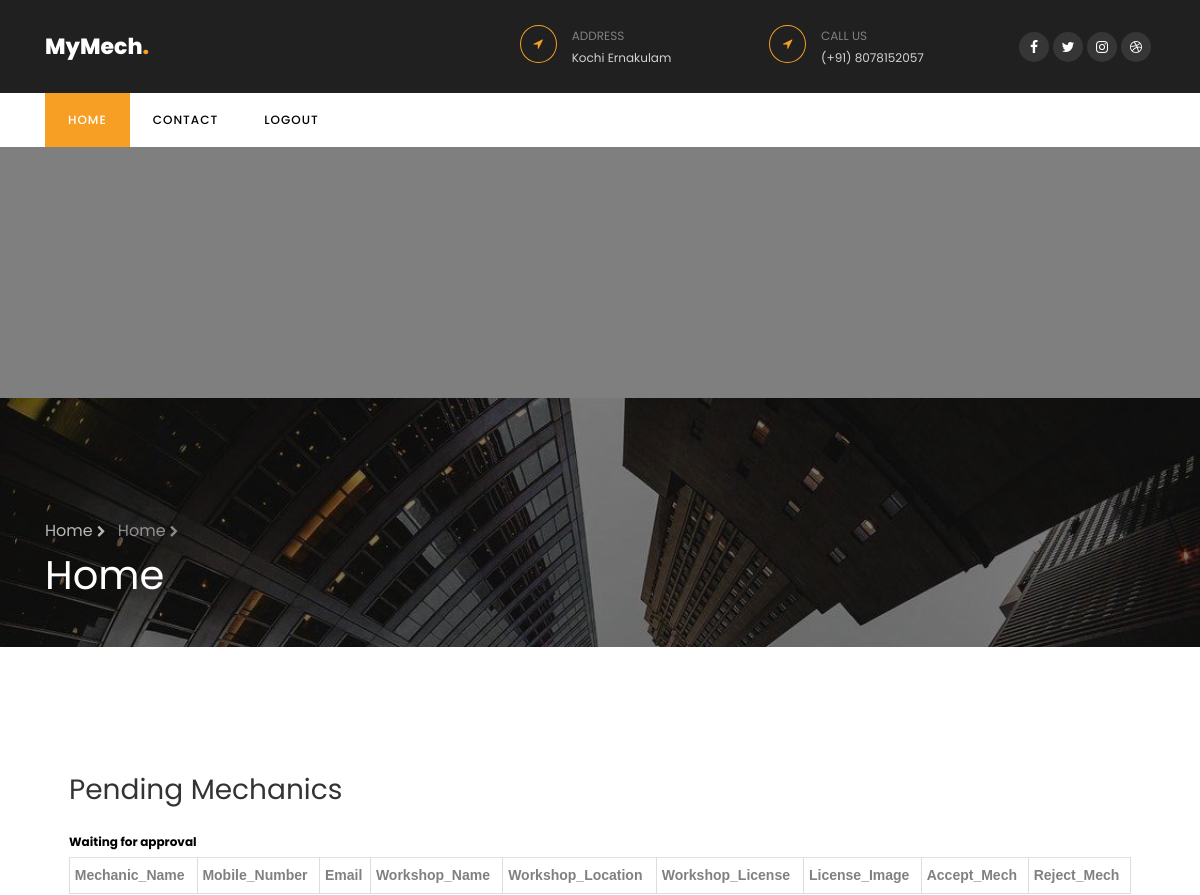
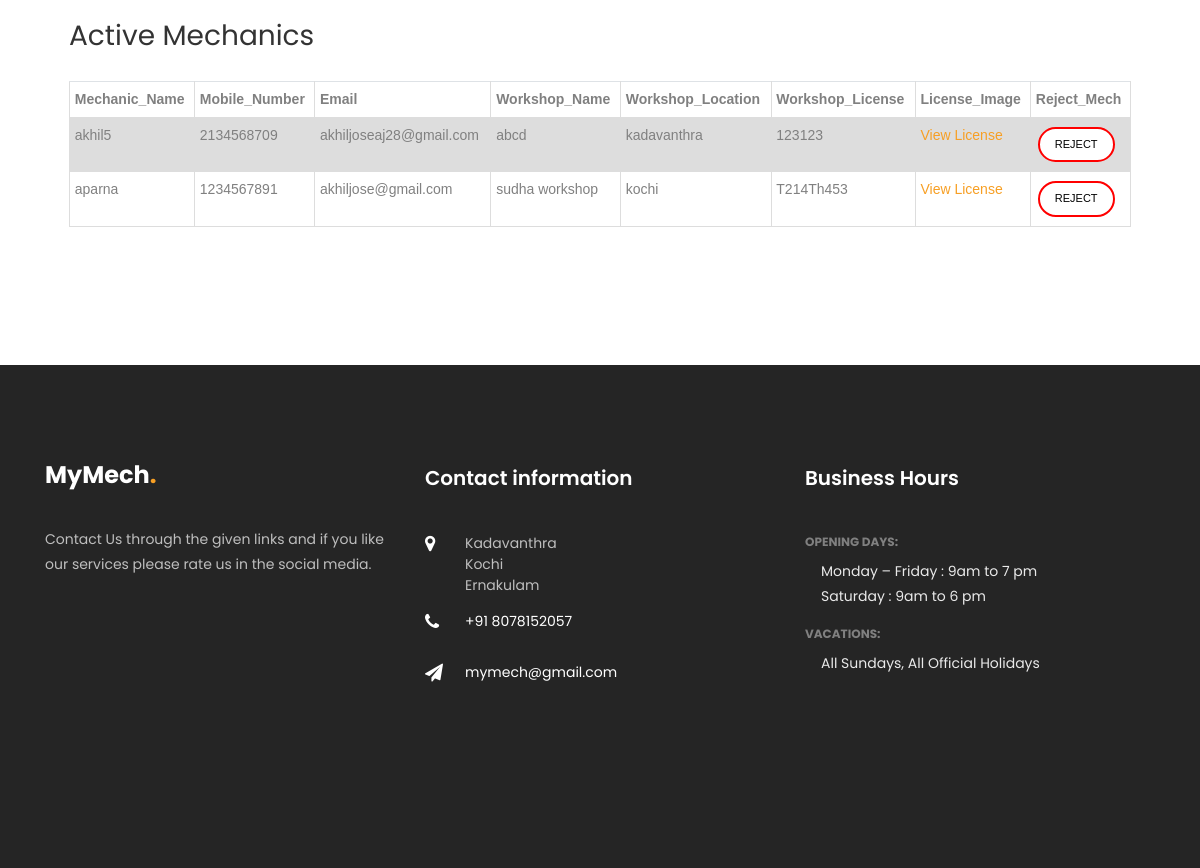
The page /admin_prof (signed in) on the database its author committed (2 pictures, top to bottom).
### app1/models.py (models this page shows, shortened)
class mechanic(models.Model):
    name=models.CharField(max_length=25)
    number=models.IntegerField()
    email=models.CharField(max_length=50)
    username=models.CharField(max_length=20)
    password=models.CharField(max_length=20)
    workshop_name=models.CharField(max_length=20)
    workshop_location = models.CharField(max_length=20)
    workshop_license=models.CharField(max_length=20)
    license_img = models.FileField()
    status_choice=[
        ('approve','approve'),
        ('reject','reject'),
    ]
    status=models.CharField(max_length=10,choices=status_choice, default='pending')

### app1/views.py (the view)
# urls.py: path('admin_prof',views.admin_profile),
def admin_profile(request):
    if 'id' in request.session:
        d = mechanic.objects.filter(status='pending')
        d1=mechanic.objects.filter(status='approve')
        return render(request,'admin_home.html',{'data':d , 'data1':d1})

### template/admin_home.html (shortened to what this page needs)
<!DOCTYPE html>
<html lang="en">
  <head>
      {% load static %}
    <link rel="stylesheet" href="https://stackpath.bootstrapcdn.com/font-awesome/4.7.0/css/font-awesome.min.css">
    <link rel="stylesheet" href="{% static 'css/animate.css' %}">
    <link rel="stylesheet" href="{% static 'css/owl.carousel.min.css' %}">
    <link rel="stylesheet" href="{% static 'css/owl.theme.default.min.css' %}">
    <link rel="stylesheet" href="{% static 'css/magnific-popup.css' %}">
    <link rel="stylesheet" href="{% static 'css/bootstrap-datepicker.css' %}">
    <link rel="stylesheet" href="{% static 'css/jquery.timepicker.css' %}">
    <link rel="stylesheet" href="{% static 'css/flaticon.css' %}">
    <link rel="stylesheet" href="{% static 'css/style.css' %}">
  </head>
  <body>
		<div class="wrap">
	    <div class="container">
				<div class="row justify-content-between">
					<div class="col-md-3 d-flex align-items-center">
						<a class="navbar-brand" href="../admin_prof">MyMech<span>.</span></a>
					</div>
					<div class="col-md-7">
						<div class="row">
							<div class="col">
								<div class="top-wrap d-flex">
									<div class="icon d-flex align-items-center justify-content-center"><span class="fa fa-location-arrow"></span></div>
									<div class="text"><span>Address</span><span>Kochi Ernakulam</span></div>
								</div>
							</div>
							<div class="col">
								<div class="top-wrap d-flex">
									<div class="icon d-flex align-items-center justify-content-center"><span class="fa fa-location-arrow"></span></div>
									<div class="text"><span>Call us</span><span>(+91) 8078152057</span></div>
								</div>
							</div>
							<div class="col-md-3 d-flex justify-content-end align-items-center">
								<div class="social-media">
					    		<p class="mb-0 d-flex">
					    			<a href="#" class="d-flex align-items-center justify-content-center"><span class="fa fa-facebook"><i class="sr-only">Facebook</i></span></a>
					    			<a href="#" class="d-flex align-items-center justify-content-center"><span class="fa fa-twitter"><i class="sr-only">Twitter</i></span></a>
					    			<a href="https://instagram.com/akhiljose_aj?igshid=ZGUzMzM3NWJiOQ==" class="d-flex align-items-center justify-content-center"><span class="fa fa-instagram"><i class="sr-only">Instagram</i></span></a>
					    			<a href="#" class="d-flex align-items-center justify-content-center"><span class="fa fa-dribbble"><i class="sr-only">Dribbble</i></span></a>
					    		</p>
				        </div>
							</div>
						</div>
					</div>
				</div>
			</div>
		</div>
		<nav class="navbar navbar-expand-lg navbar-dark ftco_navbar bg-dark ftco-navbar-light" id="ftco-navbar">
	    <div class="container">
	      <div class="collapse navbar-collapse" id="ftco-nav">
	        <ul class="navbar-nav mr-auto">
                <li class="nav-item active"><a href="../admin_prof" class="nav-link">Home</a></li>
	          <li class="nav-item"><a href="../admin_contact" class="nav-link">Contact</a></li>
                <li class="nav-item"><a href="../logout_admin" class="nav-link">LogOut</a></li>
	        </ul>
	      </div>
	    </div>
	  </nav>
    <section class="hero-wrap hero-wrap-2" style="background-image: url({% static 'images/image_ab.jpg' %});" data-stellar-background-ratio="0.5">
      <div class="overlay"></div>
      <div class="container">
        <div class="row no-gutters slider-text align-items-end">
          <div class="col-md-9 ftco-animate pb-5">
          	<p class="breadcrumbs mb-2"><span class="mr-2"><a href="../admin_prof">Home <i class="fa fa-chevron-right"></i></a></span> <span>Home <i class="fa fa-chevron-right"></i></span></p>
            <h1 class="mb-0 bread">Home</h1>
          </div>
        </div>
      </div>
    </section>
<section class="ftco-section">
<div class="container ">
    <div class="contact-wrap w-100  p-4 ">
            <h3 class="mb-4">Pending Mechanics</h3>
        <h6 class="subhead1"><b>Waiting for approval</b></h6>
            <table class="contactForm table table-sm">
             <tr>
                 <th>Mechanic_Name</th>
                 <th>Mobile_Number</th>
                 <th>Email</th>
                 <th>Workshop_Name</th>
                 <th>Workshop_Location</th>
                 <th>Workshop_License</th>
                 <th>License_Image</th>
                 <th>Accept_Mech</th>
                 <th>Reject_Mech</th>
             </tr>
            </table>
        <h3 class="mb-4">Active Mechanics</h3>
             <table class="contactForm table table-sm">
                <tr>
                     <th>Mechanic_Name</th>
                     <th>Mobile_Number</th>
                     <th>Email</th>
                     <th>Workshop_Name</th>
                     <th>Workshop_Location</th>
                     <th>Workshop_License</th>
                     <th>License_Image</th>
                     <th>Reject_Mech</th>
                 </tr>
                     {% for i in data1 %}
                    <tr>
                        <td>{{i.name}}</td>
                        <td>{{i.number}}</td>
                        <td>{{i.email}}</td>
                        <td>{{i.workshop_name}}</td>
                        <td>{{i.workshop_location}}</td>
                        <td>{{i.workshop_license}}</td>
                        <td><a href="../download/{{i.license_img}}" class="a1">View License</a></td>
                        <td><a href="../reject_mech/{{i.id}}" class="button button2">REJECT</a></td>
                    </tr>
                    {% endfor %}
            </table>
        </div>
    </div>
</section>
    <footer class="footer ftco-section">
      <div class="container">
        <div class="row mb-5">
          <div class="col-md-6 col-lg">
            <div class="ftco-footer-widget mb-4">
              <h2 class="logo"><a href="../admin_prof">MyMech<span>.</span></a></h2>
              <p>Contact Us through the given links and if you like our services please rate us in the social media.</p>
              <ul class="ftco-footer-social list-unstyled float-md-left float-lft mt-4">
              </ul>
            </div>
          </div>
          <div class="col-md-6 col-lg">
            <div class="ftco-footer-widget mb-4">
            	<h2 class="ftco-heading-2">Contact information</h2>
            	<div class="block-23 mb-3">
	              <ul>
	                <li><span class="icon fa fa-map-marker"></span><span class="text">Kadavanthra<br>Kochi<br>Ernakulam</span></li>
	                <li><a href="#"><span class="icon fa fa-phone"></span><span class="text">+91 8078152057</span></a></li>
	                <li><a href="#"><span class="icon fa fa-paper-plane"></span><span class="text">mymech@gmail.com</span></a></li>
	              </ul>
	            </div>
            </div>
          </div>
          <div class="col-md-6 col-lg">
             <div class="ftco-footer-widget mb-4">
              <h2 class="ftco-heading-2">Business Hours</h2>
              <div class="opening-hours">
              	<h4>Opening Days:</h4>
              	<p class="pl-3">
              		<span>Monday – Friday : 9am to 7 pm</span><br>
              		<span>Saturday : 9am to 6 pm</span>
              	</p>
              	<h4>Vacations:</h4>
              	<p class="pl-3">
              		<span>All Sundays,</span>
              		<span>All Official Holidays</span>
              	</p>
              </div>
            </div>
          </div>
        </div>
      </div>
    </footer>
  </body>
</html>

### template/admin_home.html (style rules this page uses)
table { font-family: arial, sans-serif; border-collapse: collapse; width: 100%; }
td, th { border: 1px solid #dddddd; text-align: left; padding: 8px; }
tr:nth-child(even) { background-color: #dddddd; }
.button { border: none; color: white; padding: 6px 15px; text-align: center; text-decoration: none; display: inline-block; font-size: 11px; margin: 4px 2px; transition-duration: 0.4s; cursor: pointer; border-radius:50px; }
.button2 { background-color: white; color: black; border: 2px solid red; }
.subhead1 { font-size: 12px; color: black; }

### rows shown on the page
mechanic: name "akhil5", number "2134568709", email "akhiljoseaj28@gmail.com", workshop_name "abcd", workshop_location "kadavanthra", workshop_license "123123"
mechanic: name "aparna", number "1234567891", email "akhiljose@gmail.com", workshop_name "sudha workshop", workshop_location "kochi", workshop_license "T214Th453"
